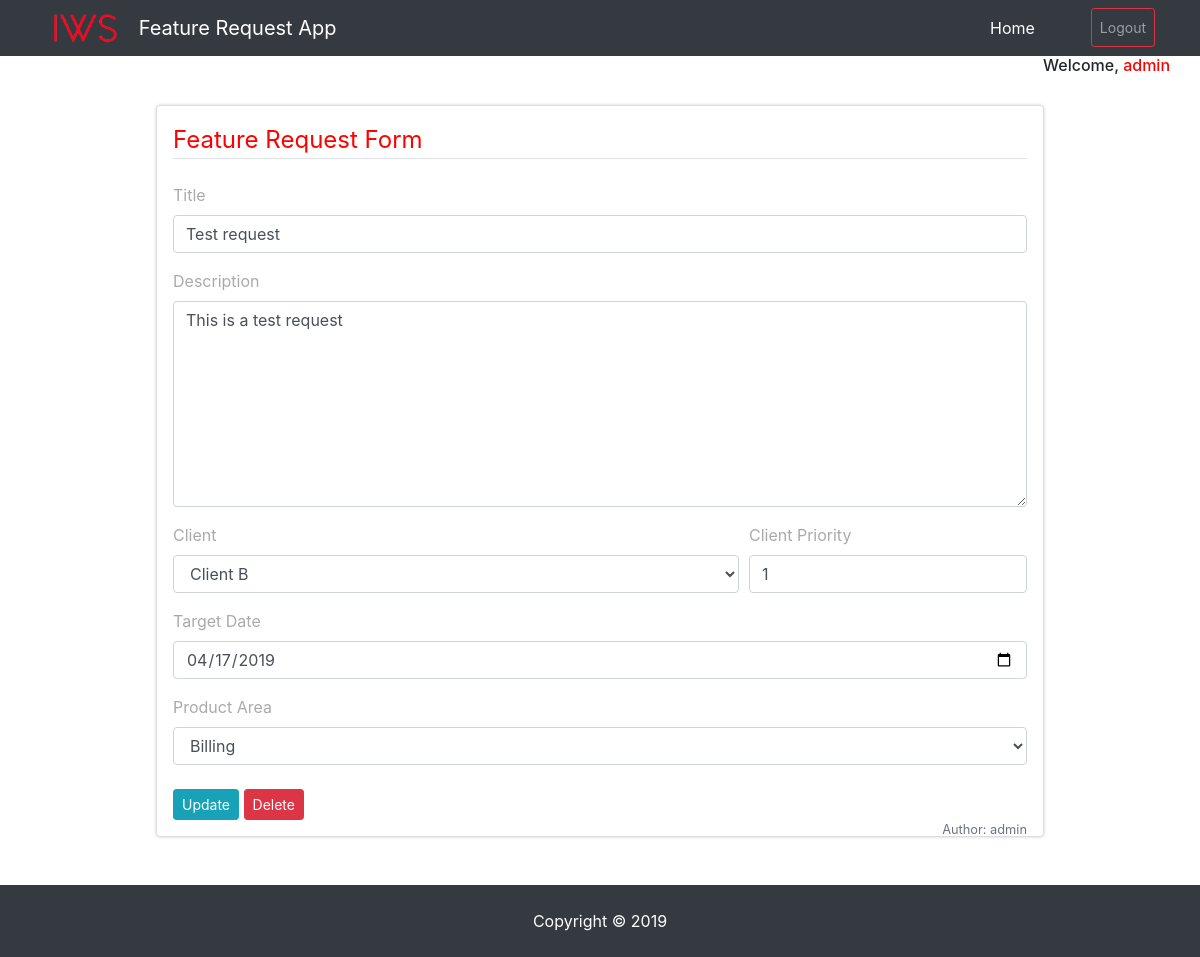
The page /request/1 (signed in) on the database as committed earlier.
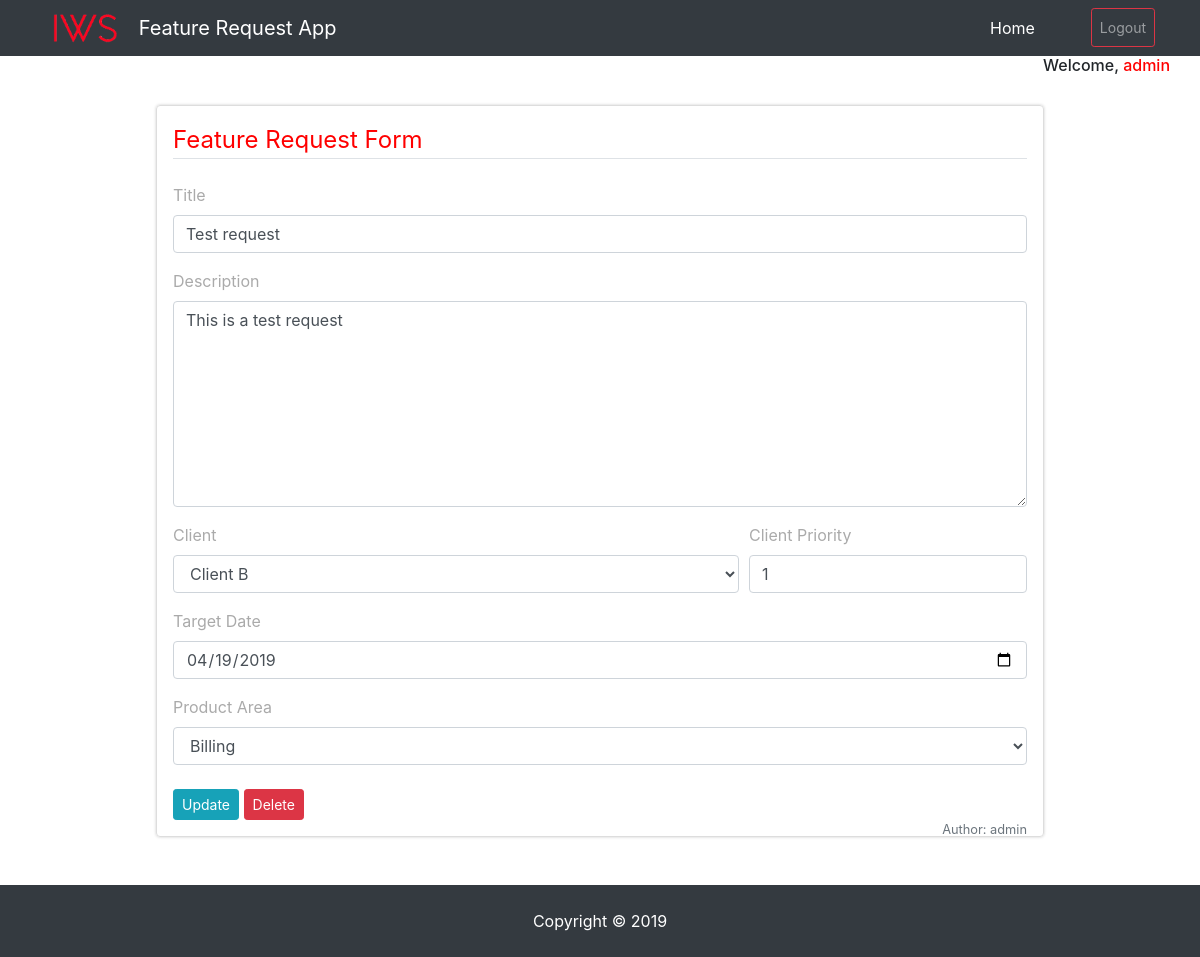
The same page on the database as committed later.
### project/models.py (models this page shows, shortened)
class FeatureRequest(db.Model):
    __tablename__ = "requests"
    id = db.Column(db.Integer, primary_key=True)
    title = db.Column(db.String(40), nullable=False)
    description = db.Column(db.Text, nullable=False)
    client = db.Column(db.String(12), nullable=False)
    client_priority = db.Column(db.Integer, nullable=False)
    target_date = db.Column(db.Date, nullable=False)
    product_area = db.Column(db.String(12), nullable=False)
    author_id = db.Column(db.Integer, db.ForeignKey('users.id'))

### project/home/routes.py (the view, shortened to what this page needs)
@home_blueprint.route("/request/<int:featurerequest_id>", methods=['GET', 'POST'])
@login_required
def detail(featurerequest_id):
    form = FeatureRequestForm()
    request_detail = FeatureRequest.query.get_or_404(featurerequest_id)
    if request.method == 'GET' and request_detail.author == current_user:
        form.title.data = request_detail.title
        form.description.data = request_detail.description
        form.client.data = request_detail.client
        form.client_priority.data = request_detail.client_priority
        form.target_date.data = request_detail.target_date
        form.product_area.data = request_detail.product_area
    return render_template('detail.html', form=form, request=request_detail, now=datetime.utcnow())

### project/home/forms.py (shortened to what this page needs)
class FeatureRequestForm(FlaskForm):
    title = StringField(
        'Title', validators=[DataRequired(), Length(min=2, max=40)])
    description = TextAreaField(
        'Description', validators=[DataRequired()])
    client = SelectField('Client', choices=[('Client A', 'Client A'), (
        'Client B', 'Client B'), ('Client C', 'Client C')])
    client_priority = IntegerField(
        'Client Priority', validators=[NumberRange(min=1), DataRequired()])
    target_date = DateField('Target Date', validators=[DataRequired()])
    product_area = SelectField('Product Area', choices=[('Policies', 'Policies'), (
        'Billing', 'Billing'), ('Claims', 'Claims'), ('Reports', 'Reports')])
    submit = SubmitField('Add')

### project/__init__.py (called while the page is built)
@login_manager.user_loader
def load_user(user_id):
    return User.query.filter(User.id == int(user_id)).first()

### project/home/templates/detail.html (shortened to what this page needs)
{% extends 'layout.html' %}
{% block content %}
<form class="form" action="" method="POST">
  <legend class="border-bottom mb-4"><span style="color:red;">Feature Request Form</span></legend>
  <div class="form-group">
    {{form.title.label()}}
    {% if form.title.errors %}
    {{ form.title(class="form-control is-invalid") }}
    <div class="invalid-feedback">
      {% for error in form.title.errors %}
      <span>{{ error }}</span>
      {% endfor %}
    </div>
    {% else %}
    {{form.title(class="form-control")}}
    {% endif %}
  </div>
  <div class="mb-3">
    {{form.description.label()}}
    {% if form.description.errors %}
    {{form.description(cols="40", rows="8", class="form-control is-invalid")}}
    <div class="invalid-feedback">
      {% for error in form.description.errors %}
      <span>{{ error }}</span>
      {% endfor %}
    </div>
    {% else %}
    {{form.description(cols="40", rows="8" ,class="form-control")}}
    {% endif %}
  </div>
  <div class="form-row">
    <div class="form-group col-md-8">
      {{form.client.label()}}
      {% if form.client.errors %}
      {{form.client(class="form-control is-invalid")}}
      <div class="invalid-feedback">
        {% for error in form.client.errors %}
        <span>{{ error }}</span>
        {% endfor %}
      </div>
      {% else %}
      {{form.client(class="form-control")}}
      {% endif %}
    </div>
    <div class="form-group col-md-4">
      {{form.client_priority.label()}}
      {% if form.client_priority.errors %}
      {{form.client_priority(class="form-control is-invalid", type="number")}}
      <div class="invalid-feedback">
        {% for error in form.client_priority.errors %}
        <span>{{ error }}</span>
        {% endfor %}
      </div>
      {% else %}
      {{form.client_priority(class="form-control", type="number")}}
      {% endif %}
    </div>
  </div>
  <div class="form-group">
    {{form.target_date.label()}}
    {% if form.target_date.errors %}
    {{form.target_date(class="form-control is-invalid", type="date")}}
    <div class="invalid-feedback">
      {% for error in form.target_date.errors %}
      <span>{{ error }}</span>
      {% endfor %}
    </div>
    {% else %}
    {{form.target_date(class="form-control", type="date")}}
    {% endif %}
  </div>
  <div class="form-group">
    {{form.product_area.label()}}
    {% if form.product_area.errors %}
    {{form.product_area(class="form-control is-invalid")}}
    <div class="invalid-feedback">
      {% for error in form.product_area.errors %}
      <span>{{ error }}</span>
      {% endfor %}
    </div>
    {% else %}
    {{form.product_area(class="form-control")}}
    {% endif %}
  </div>
  <div class="mt-4">
    {{form.submit(class="btn btn-info btn-sm", value="Update")}}
    <button type="button" class="btn btn-danger btn-sm" data-toggle="modal" data-target="#deleteModal  ">Delete</button>
  </div>
  <small class="text-muted float-right ">
    Author: {{request.author.username}}
  </small>
</form>
{% endblock %}

Rows that differ between the two databases and show on the page:
changed FeatureRequest "Test request": target_date "04/17/2019" → "04/19/2019"
